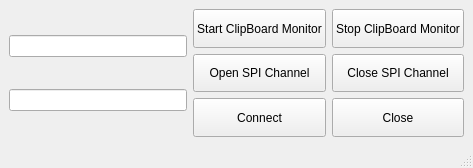
<?xml version="1.0" encoding="UTF-8"?>
<ui version="4.0">
 <class>MainWindow</class>
 <widget class="QMainWindow" name="MainWindow">
  <property name="geometry">
   <rect>
    <x>0</x>
    <y>0</y>
    <width>473</width>
    <height>168</height>
   </rect>
  </property>
  <property name="windowTitle">
   <string>EasyExcel2USB</string>
  </property>
  <widget class="QWidget" name="centralwidget">
   <layout class="QHBoxLayout" name="horizontalLayout" stretch="1,0,0">
    <item>
     <layout class="QVBoxLayout" name="verticalLayout_3">
      <item>
       <widget class="QLineEdit" name="ipLineEdit">
        <property name="sizePolicy">
         <sizepolicy hsizetype="MinimumExpanding" vsizetype="Fixed">
          <horstretch>0</horstretch>
          <verstretch>0</verstretch>
         </sizepolicy>
        </property>
       </widget>
      </item>
      <item>
       <widget class="QLineEdit" name="portlineEdit">
        <property name="sizePolicy">
         <sizepolicy hsizetype="MinimumExpanding" vsizetype="Fixed">
          <horstretch>0</horstretch>
          <verstretch>0</verstretch>
         </sizepolicy>
        </property>
       </widget>
      </item>
     </layout>
    </item>
    <item>
     <layout class="QVBoxLayout" name="verticalLayout">
      <item>
       <widget class="QPushButton" name="startButton">
        <property name="sizePolicy">
         <sizepolicy hsizetype="Minimum" vsizetype="Minimum">
          <horstretch>0</horstretch>
          <verstretch>0</verstretch>
         </sizepolicy>
        </property>
        <property name="text">
         <string>Start ClipBoard Monitor</string>
        </property>
       </widget>
      </item>
      <item>
       <widget class="QPushButton" name="openChannelButton">
        <property name="sizePolicy">
         <sizepolicy hsizetype="Minimum" vsizetype="Minimum">
          <horstretch>0</horstretch>
          <verstretch>0</verstretch>
         </sizepolicy>
        </property>
        <property name="text">
         <string>Open SPI Channel</string>
        </property>
       </widget>
      </item>
      <item>
       <widget class="QPushButton" name="connectButton">
        <property name="sizePolicy">
         <sizepolicy hsizetype="Minimum" vsizetype="Minimum">
          <horstretch>0</horstretch>
          <verstretch>0</verstretch>
         </sizepolicy>
        </property>
        <property name="text">
         <string>Connect</string>
        </property>
       </widget>
      </item>
     </layout>
    </item>
    <item>
     <layout class="QVBoxLayout" name="verticalLayout_2">
      <item>
       <widget class="QPushButton" name="stopButton">
        <property name="sizePolicy">
         <sizepolicy hsizetype="Minimum" vsizetype="Minimum">
          <horstretch>0</horstretch>
          <verstretch>0</verstretch>
         </sizepolicy>
        </property>
        <property name="text">
         <string>Stop ClipBoard Monitor</string>
        </property>
       </widget>
      </item>
      <item>
       <widget class="QPushButton" name="closeChannelButton">
        <property name="sizePolicy">
         <sizepolicy hsizetype="Minimum" vsizetype="Minimum">
          <horstretch>0</horstretch>
          <verstretch>0</verstretch>
         </sizepolicy>
        </property>
        <property name="text">
         <string>Close SPI Channel</string>
        </property>
       </widget>
      </item>
      <item>
       <widget class="QPushButton" name="closeButton">
        <property name="sizePolicy">
         <sizepolicy hsizetype="Minimum" vsizetype="Minimum">
          <horstretch>0</horstretch>
          <verstretch>0</verstretch>
         </sizepolicy>
        </property>
        <property name="text">
         <string>Close</string>
        </property>
       </widget>
      </item>
     </layout>
    </item>
   </layout>
  </widget>
  <widget class="QMenuBar" name="menubar">
   <property name="geometry">
    <rect>
     <x>0</x>
     <y>0</y>
     <width>473</width>
     <height>21</height>
    </rect>
   </property>
  </widget>
  <widget class="QStatusBar" name="statusbar"/>
 </widget>
 <resources/>
 <connections/>
</ui>
